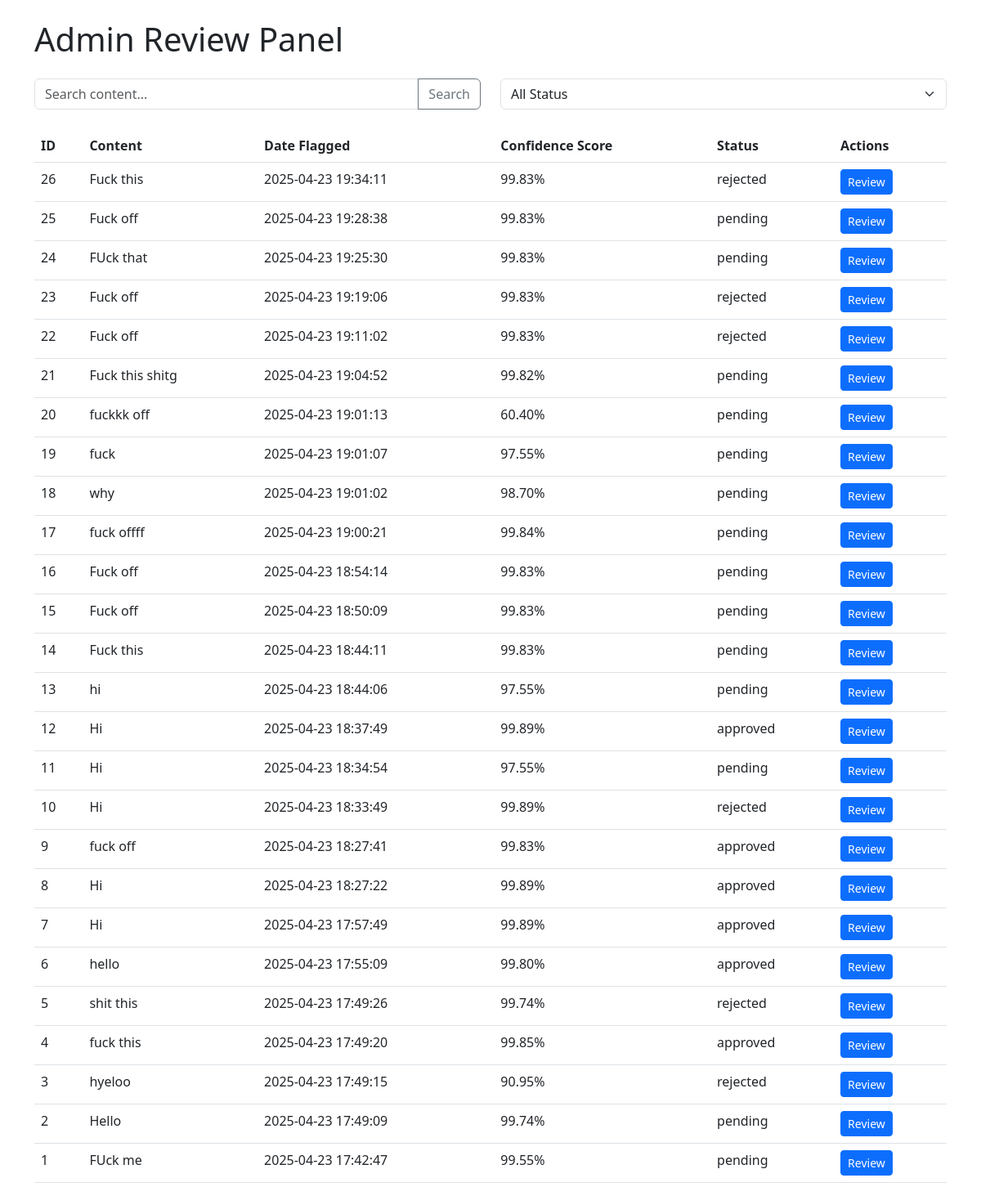
/admin (signed in), run on an earlier commit of the app's database.
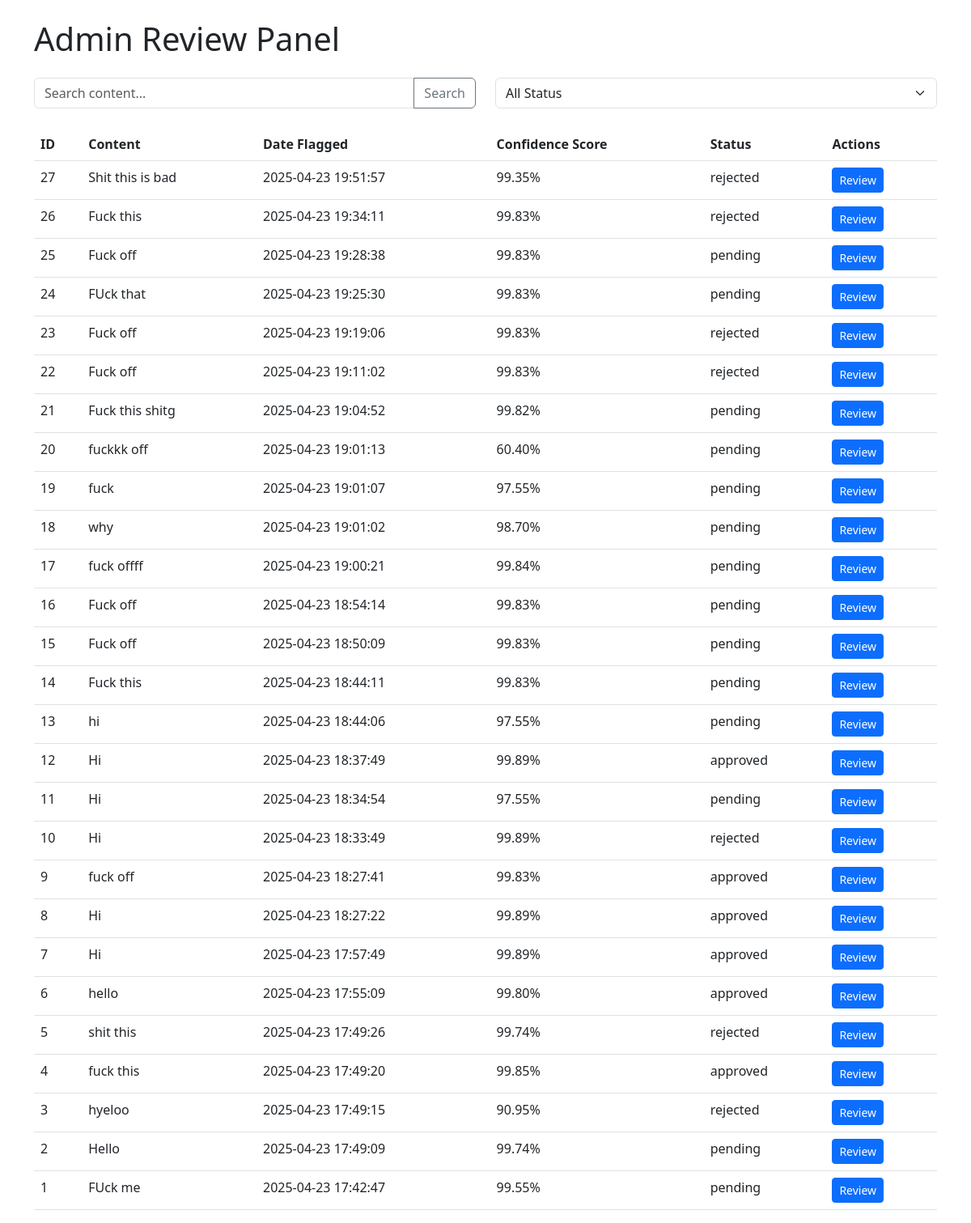
And on a later commit of the database.
### tables this page shows
CREATE TABLE flagged_content
                 (id INTEGER PRIMARY KEY AUTOINCREMENT,
                  content TEXT NOT NULL,
                  date_flagged TIMESTAMP DEFAULT CURRENT_TIMESTAMP,
                  confidence_score REAL,
                  status TEXT DEFAULT 'pending',
                  admin_notes TEXT,
                  admin_action TEXT,
                  action_date TIMESTAMP);

### app.py (the view)
@app.route('/admin')
@login_required
def admin_panel():
    status = request.args.get('status', 'all')
    search = request.args.get('search')
    content = database.get_content_with_feedback(status)
    return render_template('admin.html', content=content)

### app.py (called while the page is built)
def login_required(f):
    @wraps(f)
    def decorated_function(*args, **kwargs):
        if 'admin_logged_in' not in session:
            return redirect(url_for('admin_login'))
        return f(*args, **kwargs)
    return decorated_function

### database.py (called while the page is built)
def get_content_with_feedback(status=None):
    conn = sqlite3.connect('moderation.db')
    c = conn.cursor()
    query = '''SELECT fc.*,
                      COUNT(f.id) as feedback_count,
                      GROUP_CONCAT(f.user_feedback) as feedback_types
               FROM flagged_content fc
               LEFT JOIN feedback f ON fc.id = f.content_id'''
    params = []
    if status and status != 'all':
        query += ' WHERE fc.status = ?'
        params.append(status)
    query += ''' GROUP BY fc.id
                 ORDER BY fc.date_flagged DESC'''
    c.execute(query, params)
    results = c.fetchall()
    conn.close()
    return results

### templates/admin.html (shortened to what this page needs)
<!DOCTYPE html>
<html lang="en">
<head>
    <link href="https://cdn.jsdelivr.net/npm/bootstrap@5.3.0/dist/css/bootstrap.min.css" rel="stylesheet">
</head>
<body>
    <div class="container mt-4">
        <h1 class="mb-4">Admin Review Panel</h1>
        <div class="row mb-4">
            <div class="col-md-6">
                <form method="GET" action="{{ url_for('admin_panel') }}" class="input-group">
                    <input type="text" class="form-control" name="search" placeholder="Search content..." value="{{ request.args.get('search', '') }}">
                    <button class="btn btn-outline-secondary" type="submit">Search</button>
                </form>
            </div>
            <div class="col-md-6">
                <form method="GET" action="{{ url_for('admin_panel') }}" class="d-flex">
                    <select class="form-select" name="status" onchange="this.form.submit()">
                        <option value="all" {% if not request.args.get('status') %}selected{% endif %}>All Status</option>
                    </select>
                </form>
            </div>
        </div>
        <div class="table-responsive">
            <table class="table table-hover">
                <thead>
                    <tr>
                        <th>ID</th>
                        <th>Content</th>
                        <th>Date Flagged</th>
                        <th>Confidence Score</th>
                        <th>Status</th>
                        <th>Actions</th>
                    </tr>
                </thead>
                <tbody>
                    {% for item in content %}
                    <tr class="{{ 'flagged-content' if item[4] == 'pending' else 'approved-content' if item[4] == 'approved' else 'rejected-content' }}">
                        <td>{{ item[0] }}</td>
                        <td>{{ item[1] }}</td>
                        <td>{{ item[2] }}</td>
                        <td>{{ "%.2f"|format(item[3] * 100) }}%</td>
                        <td>{{ item[4] }}</td>
                        <td>
                            <button class="btn btn-sm btn-primary" onclick="openActionModal({{ item[0] }}, '{{ item[1] }}')">
                                Review
                            </button>
                        </td>
                    </tr>
                    {% endfor %}
                </tbody>
            </table>
        </div>
    </div>
</body>
</html>

What changed in the data, as far as the page shows it:
added flagged_content: id "27", content "Shit this is bad", date_flagged "2025-04-23 19:51:57", item[3]*100 "99.35", status "rejected"
